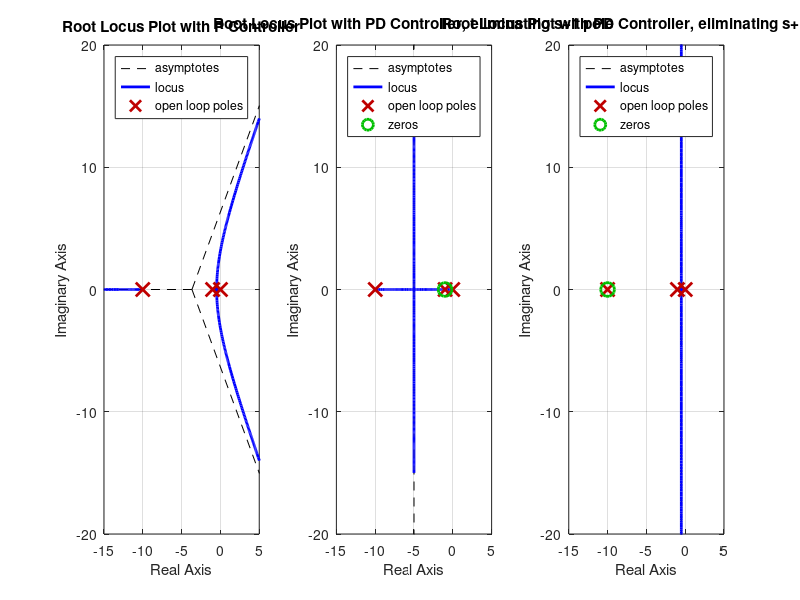
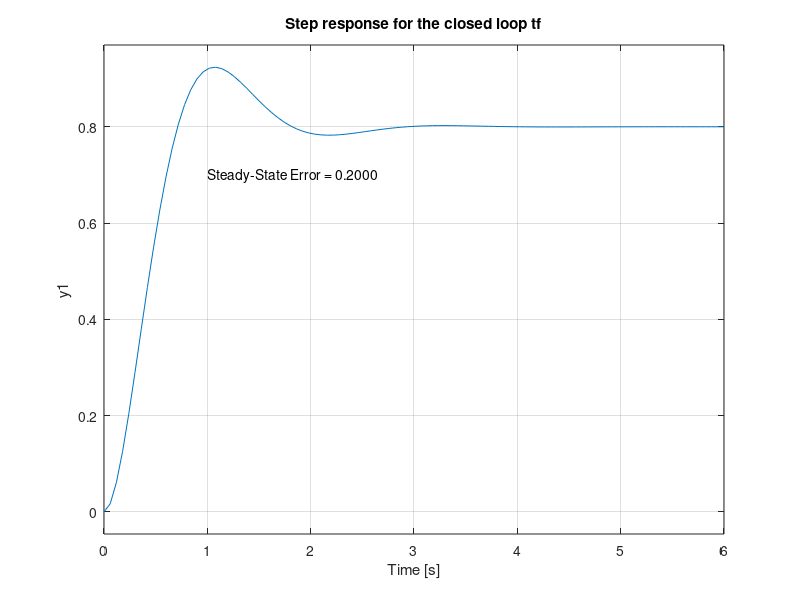

MATLAB code for these plots, in order:
% RT Test 18
% Author: Michael Geuze
% Date: 28.11.2023
% 1.)
% Is the following system fully controllable?

A = [-1  0 
      0 -2];
b = [1; 1;];
C = [1  1];
sys = ss(A,b,C, 0);

isControllable = det(ctrb(sys));

if isControllable == 0
    disp('System is not controllable');
else
    disp('System is controllable');
end

% 2.)
% Root Locus diagramm
% Create tf with Kr = 1
clear

%%%%
% Plot options
%%%%

x_range = [-15, 5]; % Define the desired range for x-axis
y_range = [-20, 20]; % Define the desired range for y-axis

%%% END

s = tf('s');
G = 10/(s*(s+1)*(s+10));

PD1 = (s + 1); % PD controller, Kp = 1, Kd = 1
PD10 = (s + 10); % PD controller, Kp = 1, Kd = 0.1

Gpd1 = G * PD1;
Gpd10 = G * PD10;

figure(1)

subplot(1, 3, 1)
rlocus(G)
title('Root Locus Plot with P Controller')
axis([x_range y_range])

subplot(1, 3, 2)
rlocus(Gpd1)
title('Root Locus Plot with PD Controller, eliminating s+1 pole')
axis([x_range y_range])

subplot(1, 3, 3)
rlocus(Gpd10)
title('Root Locus Plot with PD Controller, eliminating s+10 pole')
axis([x_range y_range])

% Calculation of Kr


% 4.)
% 
% 
G = 10*(s+4)/(s+1)/(s+2)/(s+5);
Gclosed = G/(1+G);

figure(2)
step(Gclosed)
title('Step response for the closed loop tf')

                            % Calculate steady-state error manually
t = 0:0.01:100;             % Time values for srmulation
[y, t] = step(Gclosed, t);
ssAmplitude = y(end);        % Steady-state amplitude for a unit step input
ssError = 1 - ssAmplitude;   % Steady-state error for a unit step input

% Display steady-state error on the plot
text(1, 0.7, sprintf('Steady-State Error = %.4f', ssError), 'VerticalAlignment', 'middle');
